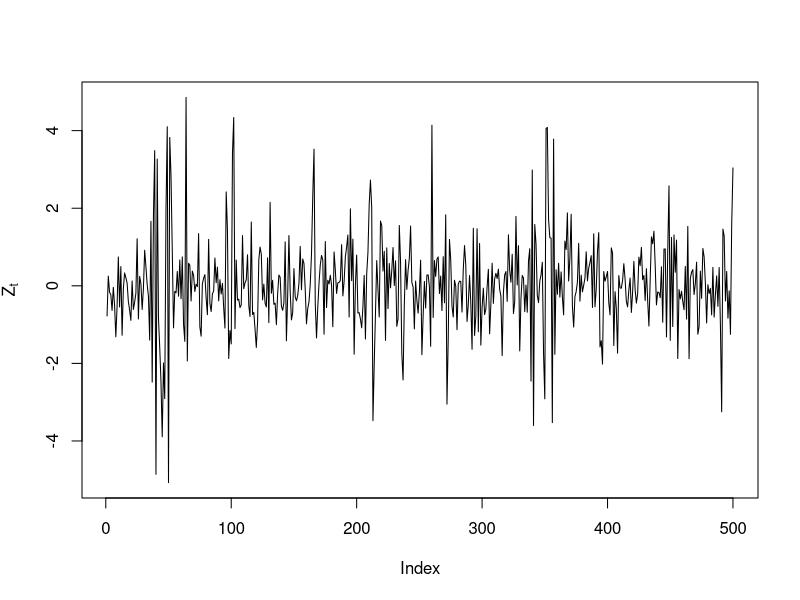
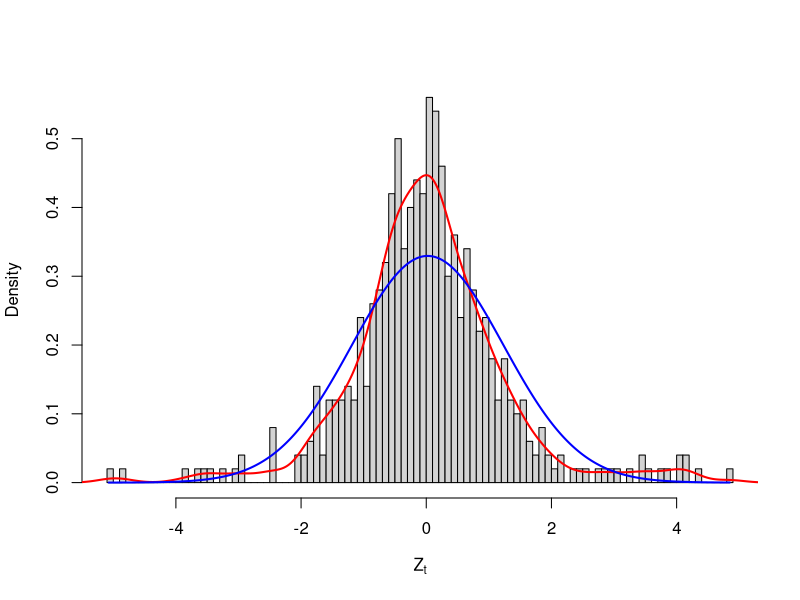
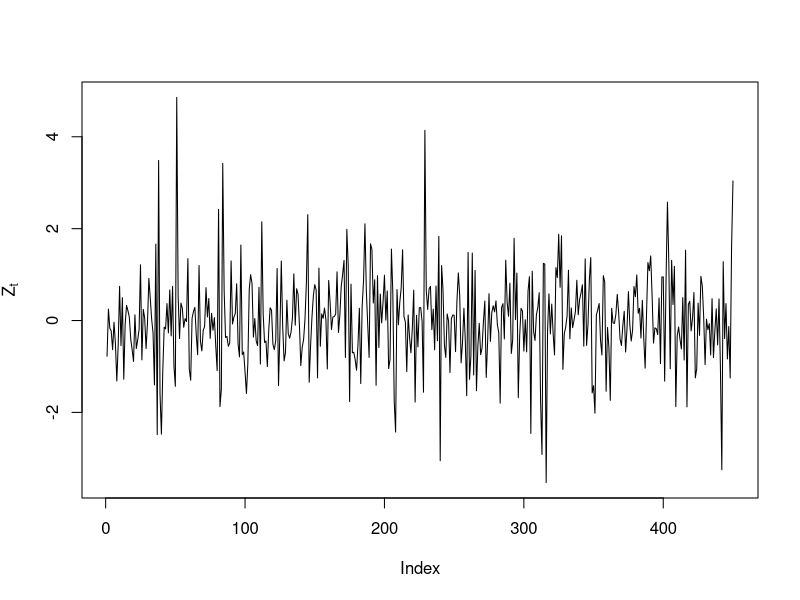
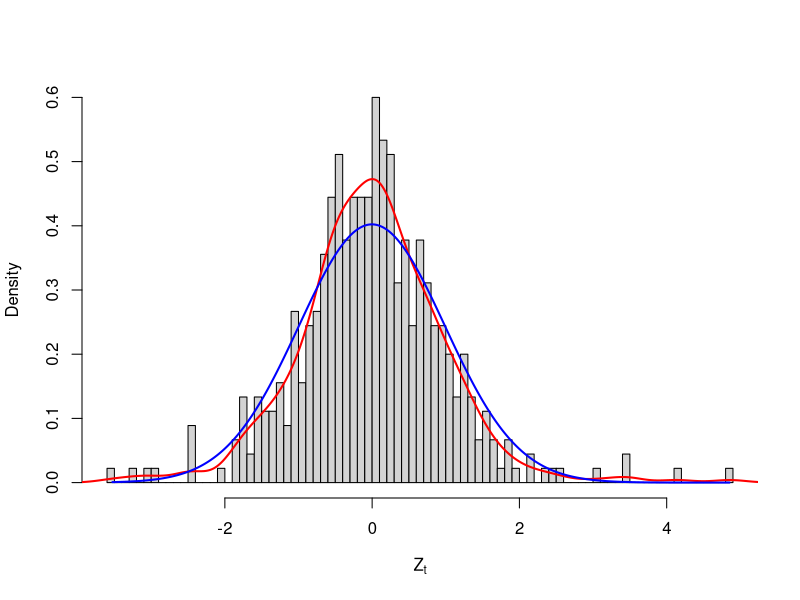
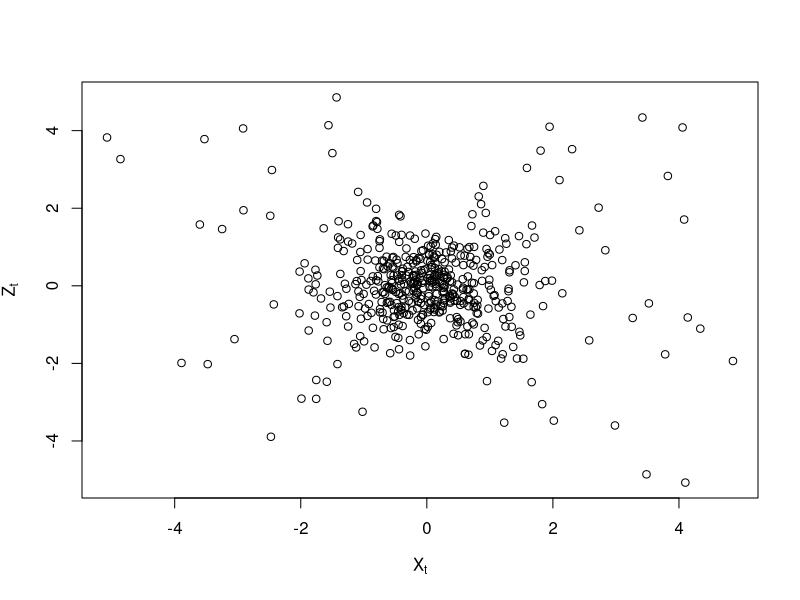
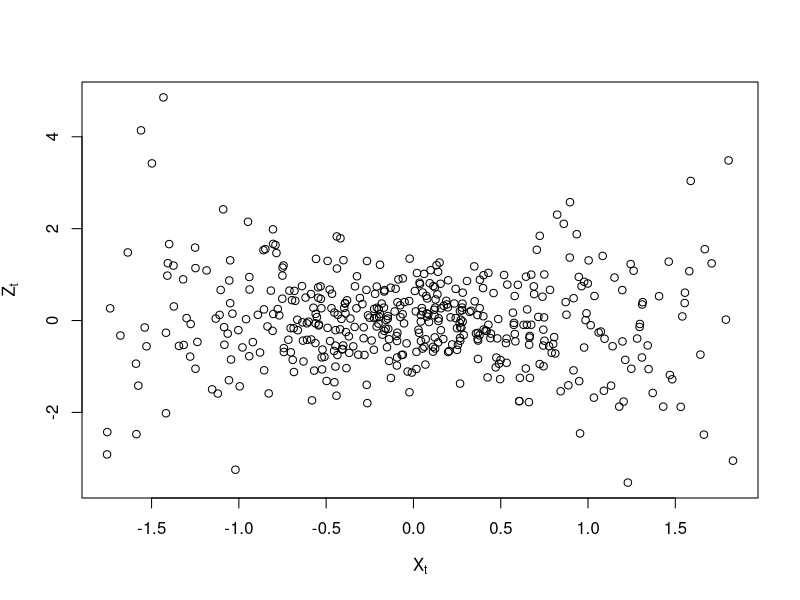
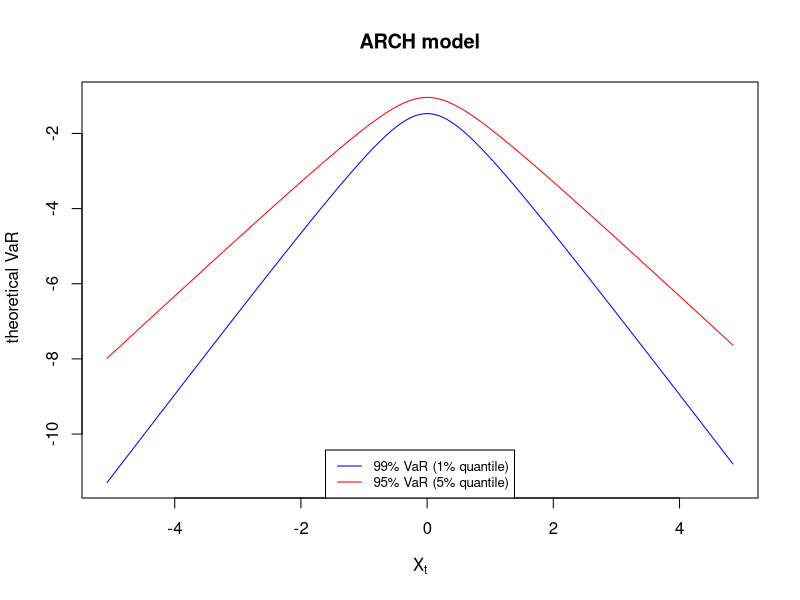
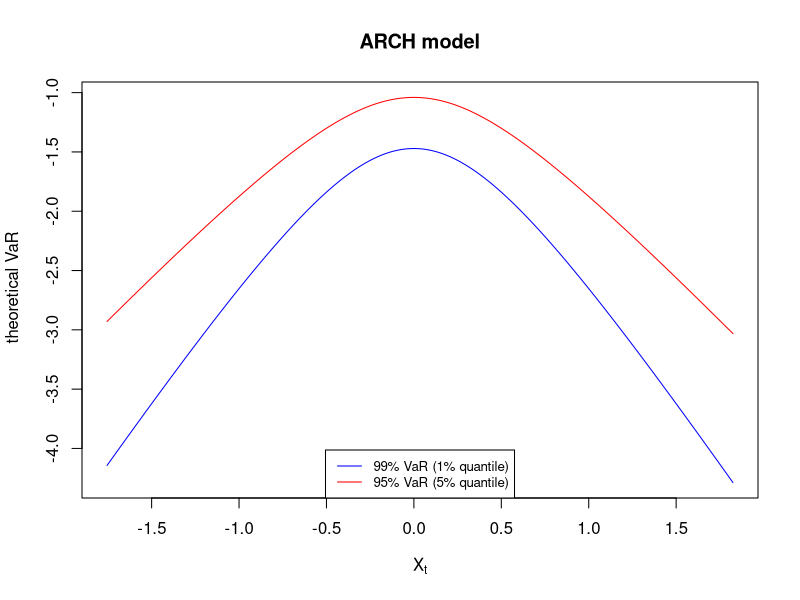

Source code (R) for these figures, in order:
## ---- chunk 1
knitr::opts_chunk$set(warning=FALSE, message=FALSE, 
                      echo=TRUE, eval=TRUE)
## ---- chunk 2
sigma_func = function(x){   sqrt(0.4 + 0.9 * x^2)  }
# Zt = N(0,1) * sigma_func(Zt-1)
## ---- chunk 3
# function for generating sample {Xt,Zt} t=1,...,n
simulate_data = function(n_sample, cutoff=0.05){
    # generate sample {Zt}
    #n_sample = n_sample / (1 - 2*cutoff)
    n_sample = n_sample + 1
    burn_in = 100
    n = n_sample + burn_in
    Z = rep(NA,n)
    Z[1] = 0
    for (i in 2:n) {
        Z[i] = rnorm(1,0,1) * sigma_func(Z[i-1])
    }
    Z = Z[-(1:burn_in)]
        
    # then generate {Xt,Zt} t=1,...,n, where Xt = Zt-1
    X = Z[1:(n_sample-1)]
    Z = Z[2:n_sample]
    
    # cutoff the tail of each end
    cuts = as.vector(quantile(X, probs=c(cutoff,1-cutoff))) # both ends of X
    index = which((X>cuts[1]) & (X<cuts[2]))
    X_cut = X[index]
    Z_cut = Z[index]

    return(list(X=X, Z=Z, X_cut=X_cut, Z_cut=Z_cut, cuts=cuts))
}
## ---- chunk 4
# function for calculating theoretical conditional quantile
theo_con_q = function(x,p){ 
    qnorm(p,0,1,lower.tail=TRUE) * sigma_func(x)
#   qnorm(p,0,sigma_func(x),lower.tail=TRUE)
}
## ---- chunk 5
# simulate a group of data
set.seed(123)
data = simulate_data(n_sample=500, cutoff=0.05)
X = data$X
Z = data$Z
X_cut = data$X_cut
Z_cut = data$Z_cut
## ---- chunk 6
print("whole data")
c(min(X),max(X))
c(min(Z),max(Z))
print("cutted data")
c(min(X_cut),max(X_cut))
c(min(Z_cut),max(Z_cut))
## ---- chunk 7
# check the distribution of simulated data Zt
plot(Z, type="l", ylab=expression(Z[t]))
hist(Z, breaks=100, freq=FALSE, main="", xlab=expression(Z[t]))
lines(density(Z, adjust=1),col="red",lwd=2) # kernel density estimation
zz = seq(min(Z),max(Z),0.01)
lines(zz, dnorm(zz,mean(Z),sd(Z)), col="blue",lwd=2)

plot(Z_cut, type="l", ylab=expression(Z[t]))
hist(Z_cut, breaks=100, freq=FALSE, main="", xlab=expression(Z[t]))
lines(density(Z_cut, adjust=1),col="red",lwd=2) # kernel density estimation
zz_cut = seq(min(Z_cut),max(Z_cut),0.01)
lines(zz_cut, dnorm(zz_cut,mean(Z_cut),sd(Z_cut)), col="blue",lwd=2)
## ---- chunk 8
# check the scatterplot of {Xt, Zt} t=1,...,n
plot(X, Z, xlab=expression(X[t]), ylab=expression(Z[t]))
plot(X_cut, Z_cut, xlab=expression(X[t]), ylab=expression(Z[t]))
## ---- chunk 9
# plot 95% & 99% Conditional VaR

# whole data
xx = seq(min(X),max(X),0.01)
plot(xx, theo_con_q(xx,1-0.99), col="blue", type="l",
     xlab=expression(X[t]), ylab=" theoretical VaR", main="ARCH model",
     ylim=c(min(theo_con_q(xx,1-0.99)),max(theo_con_q(xx,1-0.95))) )
lines(xx, theo_con_q(xx,1-0.95), col="red")
legend("bottom",legend=c("99% VaR (1% quantile)","95% VaR (5% quantile)"),
       col=c("blue","red"),lty=1, cex=0.8)

# cutoff data
xx = seq(min(X_cut),max(X_cut),0.01)
plot(xx, theo_con_q(xx,1-0.99), col="blue", type="l",
     xlab=expression(X[t]), ylab=" theoretical VaR", main="ARCH model",
     ylim=c(min(theo_con_q(xx,1-0.99)),max(theo_con_q(xx,1-0.95))) )
lines(xx, theo_con_q(xx,1-0.95), col="red")
legend("bottom",legend=c("99% VaR (1% quantile)","95% VaR (5% quantile)"),
       col=c("blue","red"),lty=1, cex=0.8)
## ---- chunk 10
# plot theoretical VaR on the scatterplot of {Xt, Zt} t=1,...,n
xx = seq(min(X),max(X),0.01)
plot(X, Z, ylim=c(min(Z)-5,max(Z)+5), 
     xlab=expression(X[t]), ylab=expression(Z[t]), main="Theoretical Quantiles")
lines(xx, theo_con_q(xx,1-0.99), col="blue")
lines(xx, theo_con_q(xx,1-0.95), col="red")
lines(xx, theo_con_q(xx,1-0.05), col="green")
lines(xx, theo_con_q(xx,1-0.01), col="orange")
legend("top",legend=c("99% VaR (1% quantile)","95% VaR (5% quantile)",
                      "5% VaR (95% quantile)","1% VaR (99% quantile)"),
       col=c("blue","red","green","orange"),lty=1, cex=0.8)

# cutoff data
xx = seq(min(X_cut),max(X_cut),0.01)
plot(X_cut, Z_cut, ylim=c(min(Z_cut)-1,max(Z_cut)+2), 
     xlab=expression(X[t]), ylab=expression(Z[t]), main="Theoretical Quantiles")
lines(xx, theo_con_q(xx,1-0.99), col="blue")
lines(xx, theo_con_q(xx,1-0.95), col="red")
lines(xx, theo_con_q(xx,1-0.05), col="green")
lines(xx, theo_con_q(xx,1-0.01), col="orange")
legend("top",legend=c("99% VaR (1% quantile)","95% VaR (5% quantile)",
                      "5% VaR (95% quantile)","1% VaR (99% quantile)"),
       col=c("blue","red","green","orange"),lty=1, cex=0.8)

## ---- chunk 11
# function for estimating conditional quantile
kernel_con_q_est = function(X,Z,p,h){
    
    # generate grids for X & Z(quantile) directions
    xx = seq(min(X), max(X), length.out=1000)
    #xx = X[order(X)]
    qq = Z[order(Z)] 
    
    # calculate the weight Wi(x) for each x in the xx
    kernel_m = outer(xx,X,"-")
    kernel_d = dnorm(kernel_m/h)     # Gaussian Kernel with bandwidth h
    W = kernel_d / rowSums(kernel_d)
    
    # get the quantile q(x) for each x in the xx,  s.t. Fn(x) closest to p
    qq_est = rep(NA,length(xx))
    for (i in 1:length(xx)) {
        Fns = rep(NA,length(qq))
        for (j in 1:length(qq)) {
            Fns[j] = sum( W[i,]*(Z<=qq[j]) )  # element-wise production
        }
        index = which.min(abs(Fns-p))
        qq_est[i] = qq[index]
    }
    return(list(xx=xx, qq_est=qq_est))
}
## ---- chunk 12
# estimate conditional quantile with "kernel conditional quantile estimation"
library(KernSmooth)

estimate_con_q = function(X,Z,p,h0.5=NULL,dpill_trim){
    # get h0.5 if not given
    if (is.null(h0.5)) { 
        h0.5 = dpill(X,Z, trim=dpill_trim,      #  trim = min(0.05,10/length(X))
                     blockmax=ceiling(length(X)/10), divisor=10)
    }
    
    # calculate optimal h
    opt_h = (2/pi * p*(1-p) * dnorm(qnorm(p))^(-2) * h0.5^5) ^ (1/5)
        
    # estimate conditional quantile using opt_h
    qq_est1 = kernel_con_q_est(X,Z,p,opt_h)
        
    # estimate conditional quantile using sqrt(2)*opt_h
    qq_est2 = kernel_con_q_est(X,Z,p,sqrt(2)*opt_h)
        
    # bias correction
    qq_est = 2*qq_est1$qq_est - qq_est2$qq_est
    
    return(list(xx=qq_est1$xx, qq_est=qq_est, h0.5=h0.5, opt_h=opt_h))
}
## ---- chunk 13
# estimate the conditional quantile (cutted)
est_01 = estimate_con_q(X_cut,Z_cut,p=1-0.99, dpill_trim=0.01)
est_05 = estimate_con_q(X_cut,Z_cut,p=1-0.95, dpill_trim=0.01)
c(est_01$h0.5, est_01$opt_h)
c(est_05$h0.5, est_05$opt_h)
## ---- chunk 14
# plot estimated VaR on the scatterplot of {Xt, Zt} t=1,...,n
plot(X_cut, Z_cut, ylim=c(min(Z_cut)-1,max(Z_cut)+2), 
     xlab=expression(X[t]), ylab=expression(Z[t]), main="Original Quantile Estimation")
lines(est_01$xx, theo_con_q(est_01$xx,1-0.99), col="blue")
lines(est_05$xx, theo_con_q(est_05$xx,1-0.95), col="red")
lines(est_01$xx, est_01$qq_est, col="green")
lines(est_05$xx, est_05$qq_est, col="orange")
legend("topleft",col=c("blue","red"),lty=1, cex=0.8,
       legend=c("Theoretical 99% VaR (1% quantile)","Theoretical 95% VaR (5% quantile)"))
legend("topright",col=c("green","orange"),lty=1, cex=0.8,
       legend=c("Estimated 99% VaR (1% quantile)","Estimated 95% VaR (5% quantile)"))
## ---- chunk 15
# select best smoothing bandwidth
bs = seq(0.1,max(est_01$xx)-min(est_01$xx),0.1)
DMAE_ksmooth = matrix(NA,length(bs),4)
colnames(DMAE_ksmooth) = c("bs","DMAE-1%","DMAE-5%","sum")
for (i in 1:length(bs)) {
    DMAE_ksmooth[i,1] = bs[i]
    est_01_s = ksmooth(est_01$xx,est_01$qq_est,kernel="normal",bandwidth=bs[i])$y
    est_05_s = ksmooth(est_05$xx,est_05$qq_est,kernel="normal",bandwidth=bs[i])$y
    DMAE_ksmooth[i,2] = mean(abs(theo_con_q(est_01$xx,1-0.99) - est_01_s))
    DMAE_ksmooth[i,3] = mean(abs(theo_con_q(est_05$xx,1-0.95) - est_05_s))
    DMAE_ksmooth[i,4] = mean(DMAE_ksmooth[i,2:3])
}
min_b_ksmooth_01 = DMAE_ksmooth[,1][which.min(DMAE_ksmooth[,2])]
min_b_ksmooth_05 = DMAE_ksmooth[,1][which.min(DMAE_ksmooth[,3])]
c(min_b_ksmooth_01, min_b_ksmooth_05)
c(min(DMAE_ksmooth[,2]), min(DMAE_ksmooth[,3]))
## ---- chunk 16
b_01 = dpill(est_01$xx,est_01$qq_est,trim=0.01)
b_05 = dpill(est_05$xx,est_05$qq_est,trim=0.01)
c(b_01, b_05)
## ---- chunk 17
plot(DMAE_ksmooth[,2]~DMAE_ksmooth[,1],xlab="bandwidth",ylab="DMAE",main="DMAE(p) for p = 1%")
abline(v=min_b_ksmooth_01,col="red")
abline(v=est_01$opt_h,col="blue")
abline(v=b_01,col="green")
legend("bottomright",legend=c("best bandwidth with minimum DMAE","optimal bandwidth in original estimation","dpill() selected bandwidth"), col=c("red","blue","green"), lty=1, cex=0.8)

plot(DMAE_ksmooth[,3]~DMAE_ksmooth[,1],xlab="bandwidth",ylab="DMAE",main="DMAE(p) for p = 5%")
abline(v=min_b_ksmooth_05,col="red")
abline(v=est_05$opt_h,col="blue")
abline(v=b_05,col="green")
legend("bottomright",legend=c("best bandwidth with minimum DMAE","optimal bandwidth in original estimation","dpill() selected bandwidth"), col=c("red","blue","green"), lty=1, cex=0.8)
## ---- chunk 18
# select best smoothing bandwidth
bs = seq(0.1,max(est_01$xx)-min(est_01$xx),0.1)
DMAE_locpoly = matrix(NA,length(bs),4)
colnames(DMAE_locpoly) = c("bs","DMAE-1%","DMAE-5%","sum")
for (i in 1:length(bs)) {
    DMAE_locpoly[i,1] = bs[i]
    est_01_s = locpoly(est_01$xx,est_01$qq_est,kernel="normal",bandwidth=bs[i],
                                                        gridsize=1000,degree=2)$y
    est_05_s = locpoly(est_05$xx,est_05$qq_est,kernel="normal",bandwidth=bs[i],
                                                        gridsize=1000,degree=2)$y
    DMAE_locpoly[i,2] = mean(abs(theo_con_q(est_01$xx,1-0.99) - est_01_s))
    DMAE_locpoly[i,3] = mean(abs(theo_con_q(est_05$xx,1-0.95) - est_05_s))
    DMAE_locpoly[i,4] = mean(DMAE_locpoly[i,2:3])
}
min_b_locpoly_01 = DMAE_locpoly[,1][which.min(DMAE_locpoly[,2])]
min_b_locpoly_05 = DMAE_locpoly[,1][which.min(DMAE_locpoly[,3])]
c(min_b_locpoly_01, min_b_locpoly_05)
c(min(DMAE_locpoly[,2]), min(DMAE_locpoly[,3]))
## ---- chunk 19
plot(DMAE_locpoly[,2]~DMAE_locpoly[,1],xlab="bandwidth",ylab="DMAE",main="DMAE(p) for p = 1%")
abline(v=min_b_locpoly_01,col="red")
abline(v=est_01$opt_h,col="blue")
abline(v=b_01,col="green")
legend("bottomright",legend=c("best bandwidth with minimum DMAE","optimal bandwidth in original estimation","dpill() selected bandwidth"), col=c("red","blue","green"), lty=1, cex=0.8)

plot(DMAE_locpoly[,3]~DMAE_locpoly[,1],xlab="bandwidth",ylab="DMAE",main="DMAE(p) for p = 5%")
abline(v=min_b_locpoly_05,col="red")
abline(v=est_05$opt_h,col="blue")
abline(v=b_05,col="green")
legend("bottomright",legend=c("best bandwidth with minimum DMAE","optimal bandwidth in original estimation","dpill() selected bandwidth"), col=c("red","blue","green"), lty=1, cex=0.8)
## ---- chunk 20
# plot estimated VaR on the scatterplot of {Xt, Zt} t=1,...,n  (cutted)
plot(X_cut, Z_cut, ylim=c(min(Z_cut)-1,max(Z_cut)+2), 
     xlab=expression(X[t]), ylab=expression(Z[t]), main="Smoothed Quantile Estimation (ksmooth)")
lines(est_01$xx, theo_con_q(est_01$xx,1-0.99), col="blue")
lines(est_05$xx, theo_con_q(est_05$xx,1-0.95), col="red")
lines(ksmooth(est_01$xx,est_01$qq_est,kernel="normal",bandwidth=est_01$opt_h), col="green")
lines(ksmooth(est_05$xx,est_05$qq_est,kernel="normal",bandwidth=est_05$opt_h), col="orange")
legend("topleft",col=c("blue","red"),lty=1, cex=0.8,
       legend=c("Theoretical 99% VaR (1% quantile)","Theoretical 95% VaR (5% quantile)"))
legend("topright",col=c("green","orange"),lty=1, cex=0.8,
       legend=c("Estimated 99% VaR (1% quantile)","Estimated 95% VaR (5% quantile)"))


# plot estimated VaR on the scatterplot of {Xt, Zt} t=1,...,n  (cutted)
plot(X_cut, Z_cut, ylim=c(min(Z_cut)-1,max(Z_cut)+2), 
     xlab=expression(X[t]), ylab=expression(Z[t]), main="Smoothed Quantile Estimation (locpoly, degree=1)")
lines(est_01$xx, theo_con_q(est_01$xx,1-0.99), col="blue")
lines(est_05$xx, theo_con_q(est_05$xx,1-0.95), col="red")
lines(locpoly(est_01$xx,est_01$qq_est,kernel="normal",bandwidth=est_01$opt_h,gridsize=1000), col="green")
lines(locpoly(est_05$xx,est_05$qq_est,kernel="normal",bandwidth=est_05$opt_h,gridsize=1000), col="orange")
legend("topleft",col=c("blue","red"),lty=1, cex=0.8,
       legend=c("Theoretical 99% VaR (1% quantile)","Theoretical 95% VaR (5% quantile)"))
legend("topright",col=c("green","orange"),lty=1, cex=0.8,
       legend=c("Estimated 99% VaR (1% quantile)","Estimated 95% VaR (5% quantile)"))


# plot estimated VaR on the scatterplot of {Xt, Zt} t=1,...,n  (cutted)
plot(X_cut, Z_cut, ylim=c(min(Z_cut)-1,max(Z_cut)+2), 
     xlab=expression(X[t]), ylab=expression(Z[t]), main="Smoothed Quantile Estimation (locpoly, degree=2)")
lines(est_01$xx, theo_con_q(est_01$xx,1-0.99), col="blue")
lines(est_05$xx, theo_con_q(est_05$xx,1-0.95), col="red")
lines(locpoly(est_01$xx,est_01$qq_est,kernel="normal",bandwidth=est_01$opt_h,gridsize=1000,degree=2), col="green")
lines(locpoly(est_05$xx,est_05$qq_est,kernel="normal",bandwidth=est_05$opt_h,gridsize=1000,degree=2), col="orange")
legend("topleft",col=c("blue","red"),lty=1, cex=0.8,
       legend=c("Theoretical 99% VaR (1% quantile)","Theoretical 95% VaR (5% quantile)"))
legend("topright",col=c("green","orange"),lty=1, cex=0.8,
       legend=c("Estimated 99% VaR (1% quantile)","Estimated 95% VaR (5% quantile)"))
## ---- chunk 21
# function for running multiple simulations and calculate the average DMAE

average_DMAE = function(n_sample, n_sim){
    
    total.start = Sys.time()
    
    DMAEs_ksm0.01 = DMAEs_ksm0.05 = NULL
    DMAEs_loc0.01 = DMAEs_loc0.05 = NULL
    DMAEs_loc0.01_d2 = DMAEs_loc0.05_d2 = NULL
    
    theo_q_range0.01 = theo_q_range0.05 = matrix(NA,n_sim,2)
    
    Z_range = matrix(NA,n_sim,2)
    
    while (length(DMAEs_ksm0.01)<n_sim) {
        
        # generate sample {Xt,Zt} t=1,...,n
        data = simulate_data(n_sample, cutoff=0.05)
        X = data$X_cut
        Z = data$Z_cut
        
        # get h0.5
        h0.5 = try( dpill(X,Z, trim=0.01,
                    blockmax=ceiling(length(X)/10),divisor=10), silent=TRUE)
        # skip to next simulation if function gets: NaN or error(bandwidth<=0)
        if (is.na(h0.5) | !is.numeric(h0.5)) { next }
        
        #######################################  0.01
        # estimate the conditional quantile
        con_q_est = estimate_con_q(X,Z,p=0.01,h0.5)
        
        # 2nd kernel smoothing of the estimates
        qq_est_ksm0.01 = ksmooth(con_q_est$xx,con_q_est$qq_est,
                                 kernel="normal",bandwidth=con_q_est$opt_h)$y
        qq_est_loc0.01 = locpoly(con_q_est$xx,con_q_est$qq_est,
                                 kernel="normal",bandwidth=con_q_est$opt_h,gridsize=1000)$y
        qq_est_loc0.01_d2 = locpoly(con_q_est$xx,con_q_est$qq_est,
                                 kernel="normal",bandwidth=con_q_est$opt_h,gridsize=1000,
                                                                                degree=2)$y
        #######################################  0.01
        
        #######################################  0.05
        # estimate the conditional quantile
        con_q_est = estimate_con_q(X,Z,p=0.05,h0.5)
        
        # 2nd kernel smoothing of the estimates
        qq_est_ksm0.05 = ksmooth(con_q_est$xx,con_q_est$qq_est,
                                 kernel="normal",bandwidth=con_q_est$opt_h)$y
        qq_est_loc0.05 = locpoly(con_q_est$xx,con_q_est$qq_est,
                                 kernel="normal",bandwidth=con_q_est$opt_h,gridsize=1000)$y
        qq_est_loc0.05_d2 = locpoly(con_q_est$xx,con_q_est$qq_est,
                                 kernel="normal",bandwidth=con_q_est$opt_h,gridsize=1000,
                                                                                degree=2)$y
        #######################################  0.05
        
        # calculate the theoretical conditional quantile
        theo_qq0.01 = theo_con_q(con_q_est$xx, p=0.01)
        theo_qq0.05 = theo_con_q(con_q_est$xx, p=0.05)
        
        # calculate DMAE
        DMAEs_ksm0.01 = c(DMAEs_ksm0.01, mean(abs(qq_est_ksm0.01 - theo_qq0.01)))
        DMAEs_loc0.01 = c(DMAEs_loc0.01, mean(abs(qq_est_loc0.01 - theo_qq0.01)))
        DMAEs_loc0.01_d2 = c(DMAEs_loc0.01_d2, mean(abs(qq_est_loc0.01_d2 - theo_qq0.01)))
        
        
        DMAEs_ksm0.05 = c(DMAEs_ksm0.05, mean(abs(qq_est_ksm0.05 - theo_qq0.05)))
        DMAEs_loc0.05 = c(DMAEs_loc0.05, mean(abs(qq_est_loc0.05 - theo_qq0.05)))
        DMAEs_loc0.05_d2 = c(DMAEs_loc0.05_d2, mean(abs(qq_est_loc0.05_d2 - theo_qq0.05)))
        
        # store the range of theoretical conditional quantile
        theo_q_range0.01[length(DMAEs_ksm0.01), ] = c(min(theo_qq0.01), max(theo_qq0.01))
        theo_q_range0.05[length(DMAEs_ksm0.05), ] = c(min(theo_qq0.05), max(theo_qq0.05))
        
        # store the range of X & Z
        Z_range[length(DMAEs_ksm0.01), ] = c(min(Z),max(Z))
        
        print(length(DMAEs_ksm0.01))
    }
    
    total.time = as.numeric(Sys.time() - total.start)
    
    list0.01 = list(DMAEs_ksm=DMAEs_ksm0.01, ksm=mean(DMAEs_ksm0.01),
                    DMAEs_loc=DMAEs_loc0.01, loc=mean(DMAEs_loc0.01),
                    DMAEs_loc_d2=DMAEs_loc0.01_d2, loc_d2=mean(DMAEs_loc0.01_d2),
                    theo_q_range=theo_q_range0.01)
    
    list0.05 = list(DMAEs_ksm=DMAEs_ksm0.05, ksm=mean(DMAEs_ksm0.05),
                    DMAEs_loc=DMAEs_loc0.05, loc=mean(DMAEs_loc0.05),
                    DMAEs_loc_d2=DMAEs_loc0.05_d2, loc_d2=mean(DMAEs_loc0.05_d2),
                    theo_q_range=theo_q_range0.05)
    
    return(list(list0.01=list0.01, list0.05=list0.05, Z_range=Z_range, 
                total.time=total.time))
}
